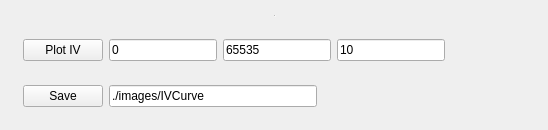
     <widget class="QWidget" name="tbIV">
      <attribute name="title">
       <string>dI/dV Curve</string>
      </attribute>
      <layout class="QVBoxLayout" name="verticalLayout_5">
       <item>
        <widget class="QWidget" name="widget" native="true">
         <property name="sizePolicy">
          <sizepolicy hsizetype="Preferred" vsizetype="Expanding">
           <horstretch>0</horstretch>
           <verstretch>0</verstretch>
          </sizepolicy>
         </property>
         <property name="sizeIncrement">
          <size>
           <width>0</width>
           <height>4</height>
          </size>
         </property>
         <layout class="QVBoxLayout" name="verticalLayout_15">
          <property name="spacing">
           <number>3</number>
          </property>
          <property name="leftMargin">
           <number>3</number>
          </property>
          <property name="topMargin">
           <number>3</number>
          </property>
          <property name="rightMargin">
           <number>3</number>
          </property>
          <property name="bottomMargin">
           <number>3</number>
          </property>
          <item>
           <widget class="QSplitter" name="splitter_4">
            <property name="orientation">
             <enum>Qt::Horizontal</enum>
            </property>
            <widget class="QWidget" name="pltIV" native="true">
             <property name="sizePolicy">
              <sizepolicy hsizetype="Preferred" vsizetype="Preferred">
               <horstretch>0</horstretch>
               <verstretch>1</verstretch>
              </sizepolicy>
             </property>
            </widget>
            <widget class="QWidget" name="pltdIdV" native="true"/>
           </widget>
          </item>
         </layout>
        </widget>
       </item>
       <item>
        <widget class="QWidget" name="wgtScanIV" native="true">
         <property name="sizeIncrement">
          <size>
           <width>0</width>
           <height>1</height>
          </size>
         </property>
         <layout class="QVBoxLayout" name="verticalLayout_4">
          <property name="leftMargin">
           <number>3</number>
          </property>
          <property name="topMargin">
           <number>3</number>
          </property>
          <property name="rightMargin">
           <number>3</number>
          </property>
          <property name="bottomMargin">
           <number>3</number>
          </property>
          <item>
           <widget class="QWidget" name="wgtPlotControls" native="true">
            <layout class="QHBoxLayout" name="horizontalLayout_9">
             <item>
              <widget class="QPushButton" name="cmdScanIV">
               <property name="text">
                <string>Plot IV</string>
               </property>
              </widget>
             </item>
             <item>
              <widget class="QLineEdit" name="leIVStart">
               <property name="text">
                <string>0</string>
               </property>
              </widget>
             </item>
             <item>
              <widget class="QLineEdit" name="leIVEnd">
               <property name="text">
                <string>65535</string>
               </property>
              </widget>
             </item>
             <item>
              <widget class="QLineEdit" name="leIVStep">
               <property name="text">
                <string>10</string>
               </property>
              </widget>
             </item>
             <item>
              <spacer name="horizontalSpacer_5">
               <property name="orientation">
                <enum>Qt::Horizontal</enum>
               </property>
               <property name="sizeHint" stdset="0">
                <size>
                 <width>40</width>
                 <height>20</height>
                </size>
               </property>
              </spacer>
             </item>
             <item>
              <spacer name="horizontalSpacer_4">
               <property name="orientation">
                <enum>Qt::Horizontal</enum>
               </property>
               <property name="sizeHint" stdset="0">
                <size>
                 <width>40</width>
                 <height>20</height>
                </size>
               </property>
              </spacer>
             </item>
            </layout>
           </widget>
          </item>
          <item>
           <widget class="QWidget" name="wgtIVButtons2" native="true">
            <layout class="QHBoxLayout" name="horizontalLayout_10">
             <item>
              <widget class="QPushButton" name="cmdSaveIV">
               <property name="text">
                <string>Save</string>
               </property>
              </widget>
             </item>
             <item>
              <widget class="QLineEdit" name="leIVFilename">
               <property name="text">
                <string>./images/IVCurve</string>
               </property>
              </widget>
             </item>
             <item>
              <spacer name="horizontalSpacer_3">
               <property name="orientation">
                <enum>Qt::Horizontal</enum>
               </property>
               <property name="sizeHint" stdset="0">
                <size>
                 <width>40</width>
                 <height>20</height>
                </size>
               </property>
              </spacer>
             </item>
            </layout>
           </widget>
          </item>
         </layout>
        </widget>
       </item>
      </layout>
     </widget>
